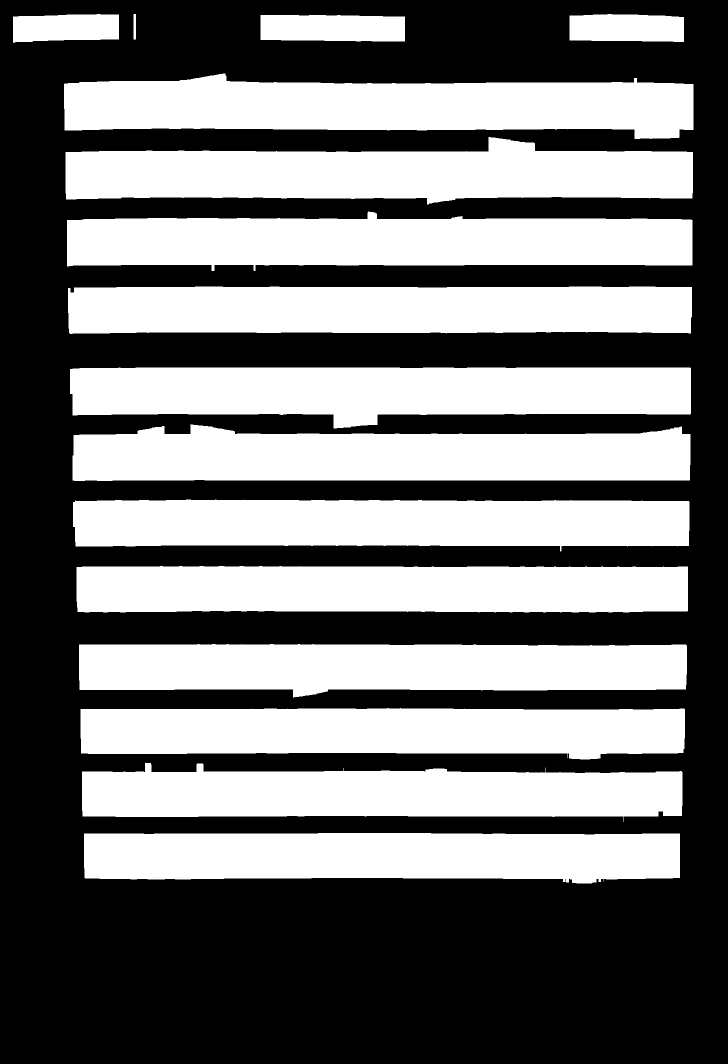
#> input picture blocks1.png, 1456 x 2128 px (shown at 1/2 size)
$ python -i vertical_dewarp.py   (imports and definitions only)
#> lines starting #> are read from the running program, lines starting #| are printed output that depends on the picture; after the words box and inside, x2 and y2 are one past the last pixel; in counts of white or black regions, pixels touching at a corner belong together
#> further down, picture is the input picture: shape (2128, 1456, 3); 45.2% white; 16 white regions, largest, box (x1, y1, x2, y2) and area: (128, 147, 1387, 278) 120879, (131, 274, 1386, 409) 119742, (140, 735, 1382, 857) 118122
import numpy as np

from utils.util import *
from dewarp.deskew import std_houghlines

''' Assumes image is already dewarped horizontally '''
def dewarp_vertical(img):
    blocks_img = make_blocks(img)
    keypoints = find_keypoints(blocks_img, show=False)
    dewarped_ver = fix_verticals(img, keypoints)
    return dewarped_ver


def make_blocks(img):
    rows, cols = img.shape[:2]
#> rows = 2128; cols = 1456

    img_struct = img.copy()
    gray = cv.cvtColor(img_struct, cv.COLOR_BGR2GRAY)

    (thresh, im_bw) = cv.threshold(gray, 200, 255, cv.THRESH_BINARY)# | cv.THRESH_OTSU)

    erode_struct = cv.getStructuringElement(cv.MORPH_RECT, (1, 50))
    dilate_struct = cv.getStructuringElement(cv.MORPH_RECT, (20, 1))

    step1 = cv.dilate(im_bw, dilate_struct, 1)
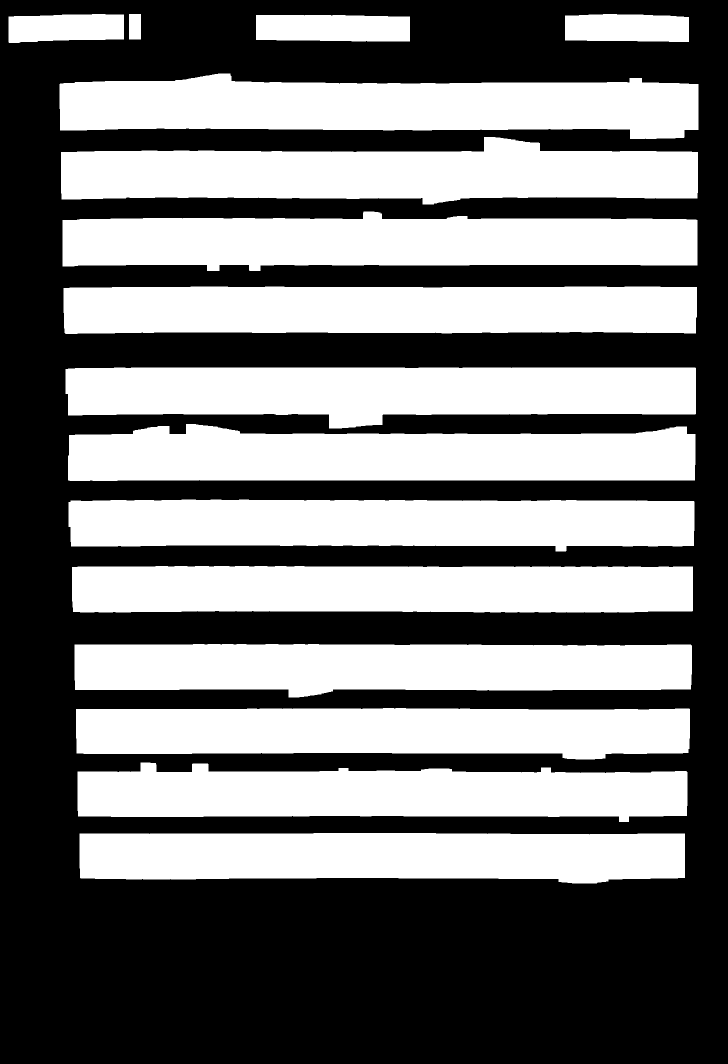
#> step1: shape (2128, 1456) (shown at 1/2 size); 46.4% white; 16 white regions, largest, box (x1, y1, x2, y2) and area: (119, 147, 1397, 278) 123965, (122, 274, 1396, 409) 122801, (131, 735, 1392, 857) 120706
    # bgr_imshow("dilate", step1)
    step2 = cv.erode(step1, erode_struct, 1)
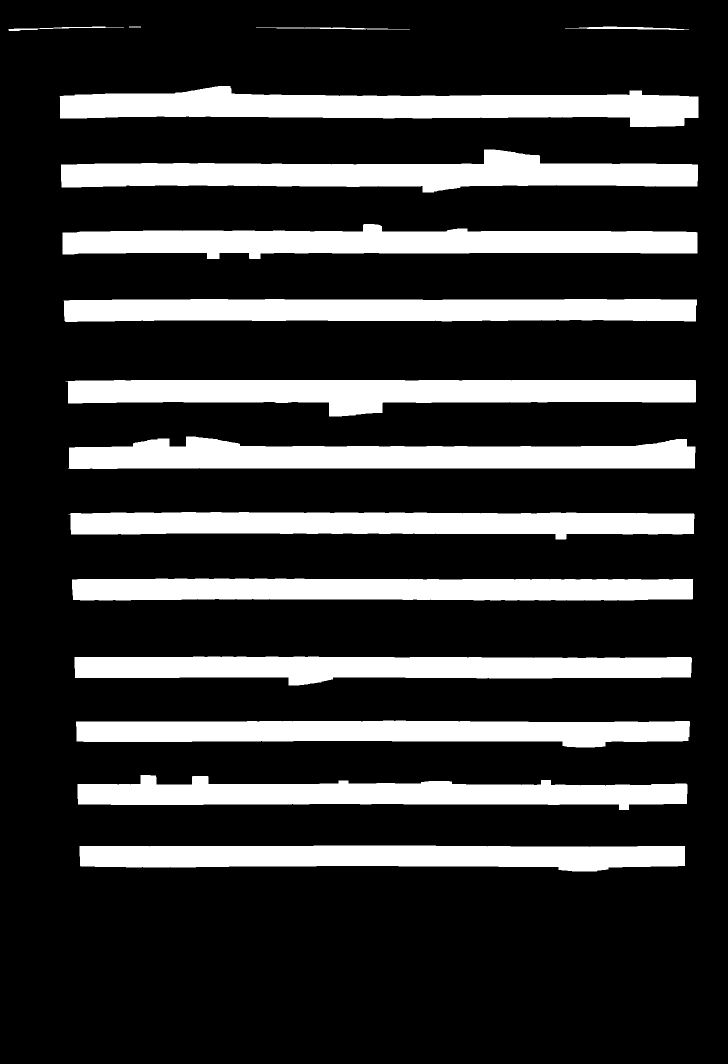
#> step2: shape (2128, 1456) (shown at 1/2 size); 21.4% white; 16 white regions, largest, box (x1, y1, x2, y2) and area: (119, 172, 1397, 254) 61343, (122, 299, 1396, 385) 60375, (131, 760, 1392, 833) 58917
    # bgr_imshow("erode", step2)
    im_inv = cv.bitwise_not(step2)
    # bgr_imshow("blocks made", im_inv)
    # cv.imwrite("blocks.png", im_inv)
    return im_inv

def find_verticals(img, show=False):
    # Find candidate vertical lines
#> called with show = False
    height, width = img.shape[:2]
#> height = 2128; width = 1456
    rho = 1     # 1 pixel
    theta_deg = 0.1 # 0.1 degree
    threshold = int(height * 0.1) #100
#> threshold = 212
#> (the run stopped early here; a loop or call above may not have finished)

$ run again, on images/sheets/allemande/input-1.jpg
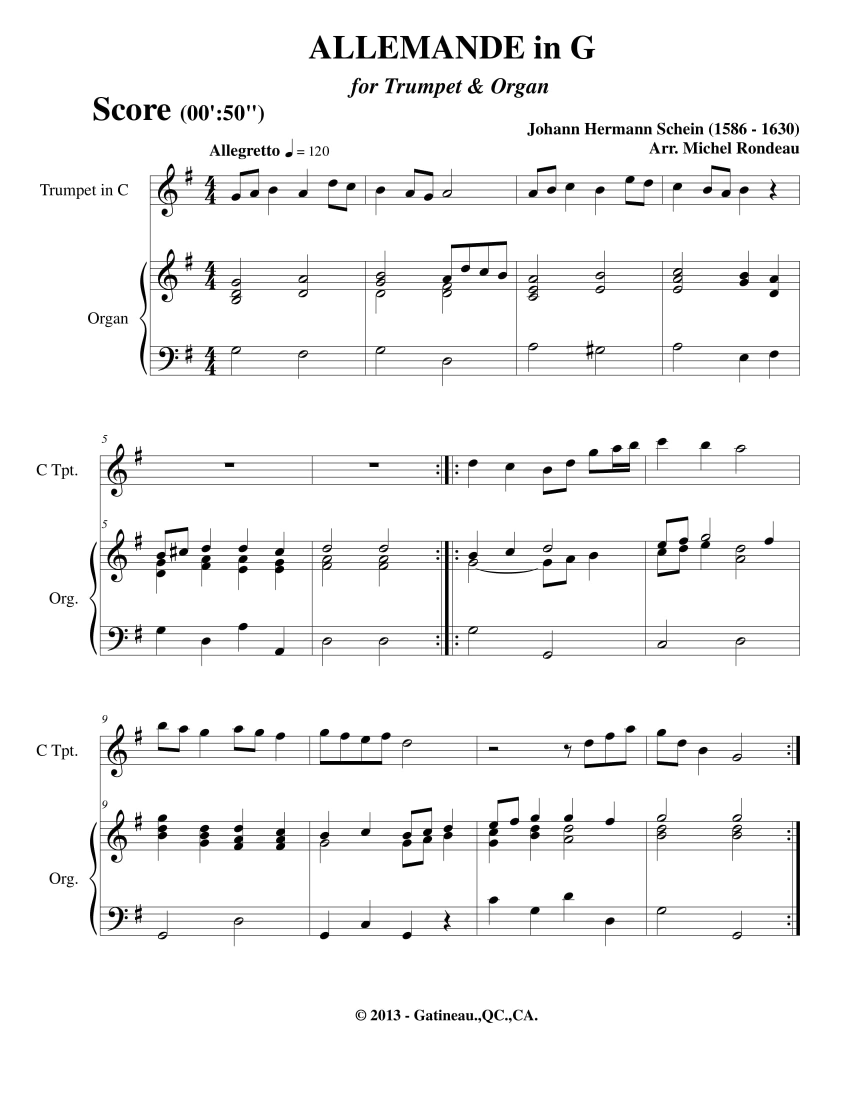
#> input picture images/sheets/allemande/input-1.jpg, 1700 x 2200 px (shown at 1/2 size)
#> picture is the input picture: shape (2200, 1700, 3); min 0, max 255, mean 243.7
#> in make_blocks, `(thresh, im_bw) = cv.threshold(gray, 200, 255, cv.THRESH_BINARY)# | cv..`:
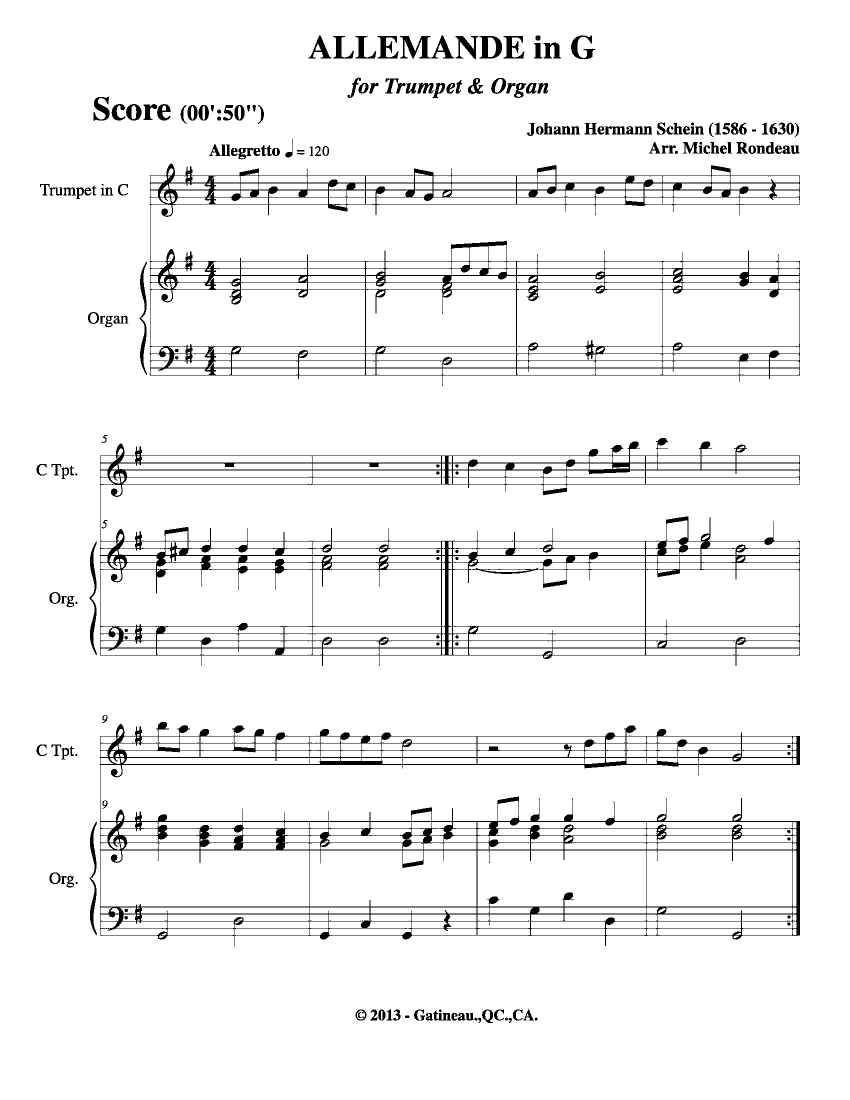
#> im_bw: shape (2200, 1700) (shown at 1/2 size); 94.7% white; 194 black regions (5 under 20 px), largest, box (x1, y1, x2, y2) and area: (200, 1443, 1600, 1893) 57275, (200, 876, 1600, 1332) 52315, (299, 327, 1600, 772) 48601
#> step1: shape (2200, 1700); 97.7% white; black in thin lines or dots, all inside (x1, y1, x2, y2) = (199, 72, 1591, 1872)
#> in make_blocks, `step2 = cv.erode(step1, erode_struct, 1)`:
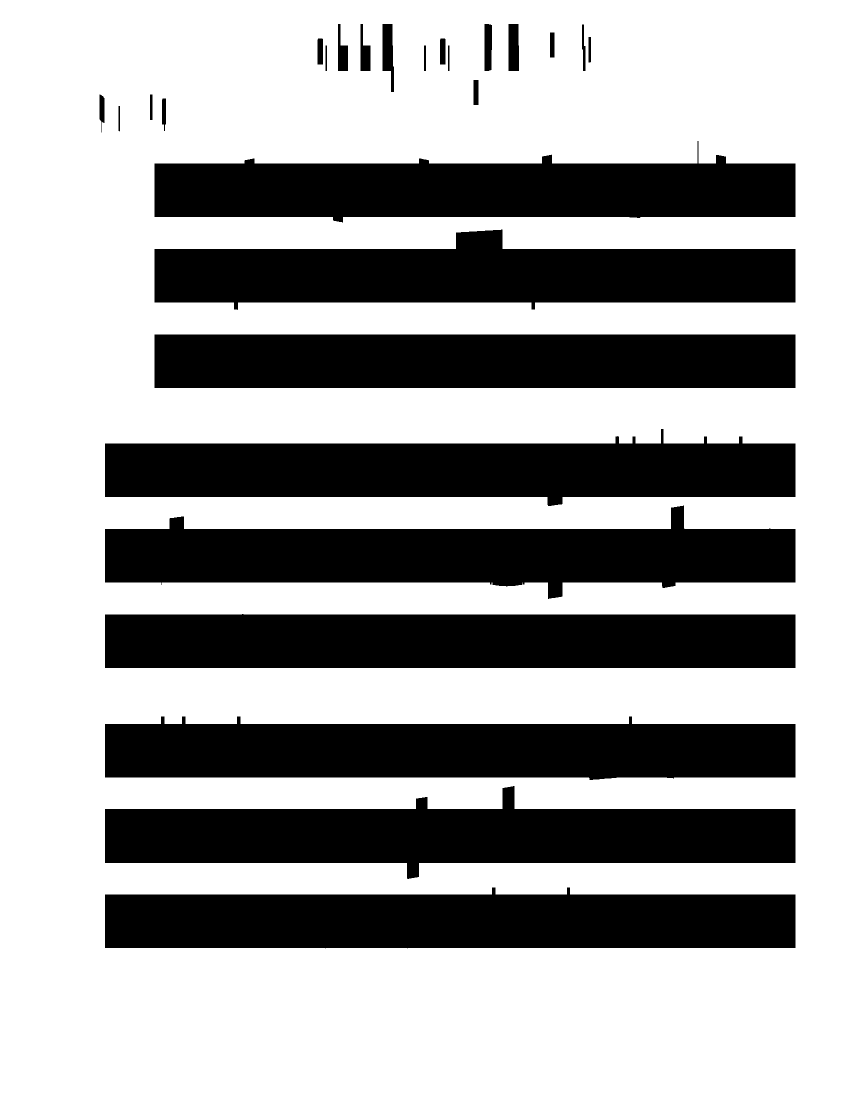
#> step2: shape (2200, 1700) (shown at 1/2 size); 64.6% white; 27 black regions, largest, box (x1, y1, x2, y2) and area: (210, 1572, 1591, 1758) 151438, (210, 1011, 1591, 1198) 151147, (210, 858, 1591, 1012) 148767
